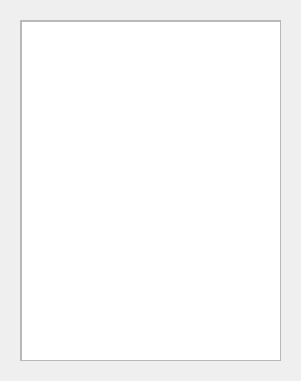
<?xml version="1.0" encoding="UTF-8"?>
<ui version="4.0">
 <class>Dialog</class>
 <widget class="QDialog" name="Dialog">
  <property name="enabled">
   <bool>true</bool>
  </property>
  <property name="geometry">
   <rect>
    <x>0</x>
    <y>0</y>
    <width>301</width>
    <height>381</height>
   </rect>
  </property>
  <property name="sizePolicy">
   <sizepolicy hsizetype="Fixed" vsizetype="Fixed">
    <horstretch>0</horstretch>
    <verstretch>0</verstretch>
   </sizepolicy>
  </property>
  <property name="windowTitle">
   <string>Debug</string>
  </property>
  <widget class="QScrollArea" name="scrollArea">
   <property name="geometry">
    <rect>
     <x>20</x>
     <y>20</y>
     <width>261</width>
     <height>341</height>
    </rect>
   </property>
   <property name="widgetResizable">
    <bool>true</bool>
   </property>
   <widget class="QWidget" name="scrollAreaWidgetContents">
    <property name="geometry">
     <rect>
      <x>0</x>
      <y>0</y>
      <width>259</width>
      <height>339</height>
     </rect>
    </property>
    <widget class="QListView" name="listView">
     <property name="geometry">
      <rect>
       <x>0</x>
       <y>0</y>
       <width>261</width>
       <height>341</height>
      </rect>
     </property>
    </widget>
   </widget>
  </widget>
 </widget>
 <resources/>
 <connections/>
</ui>
